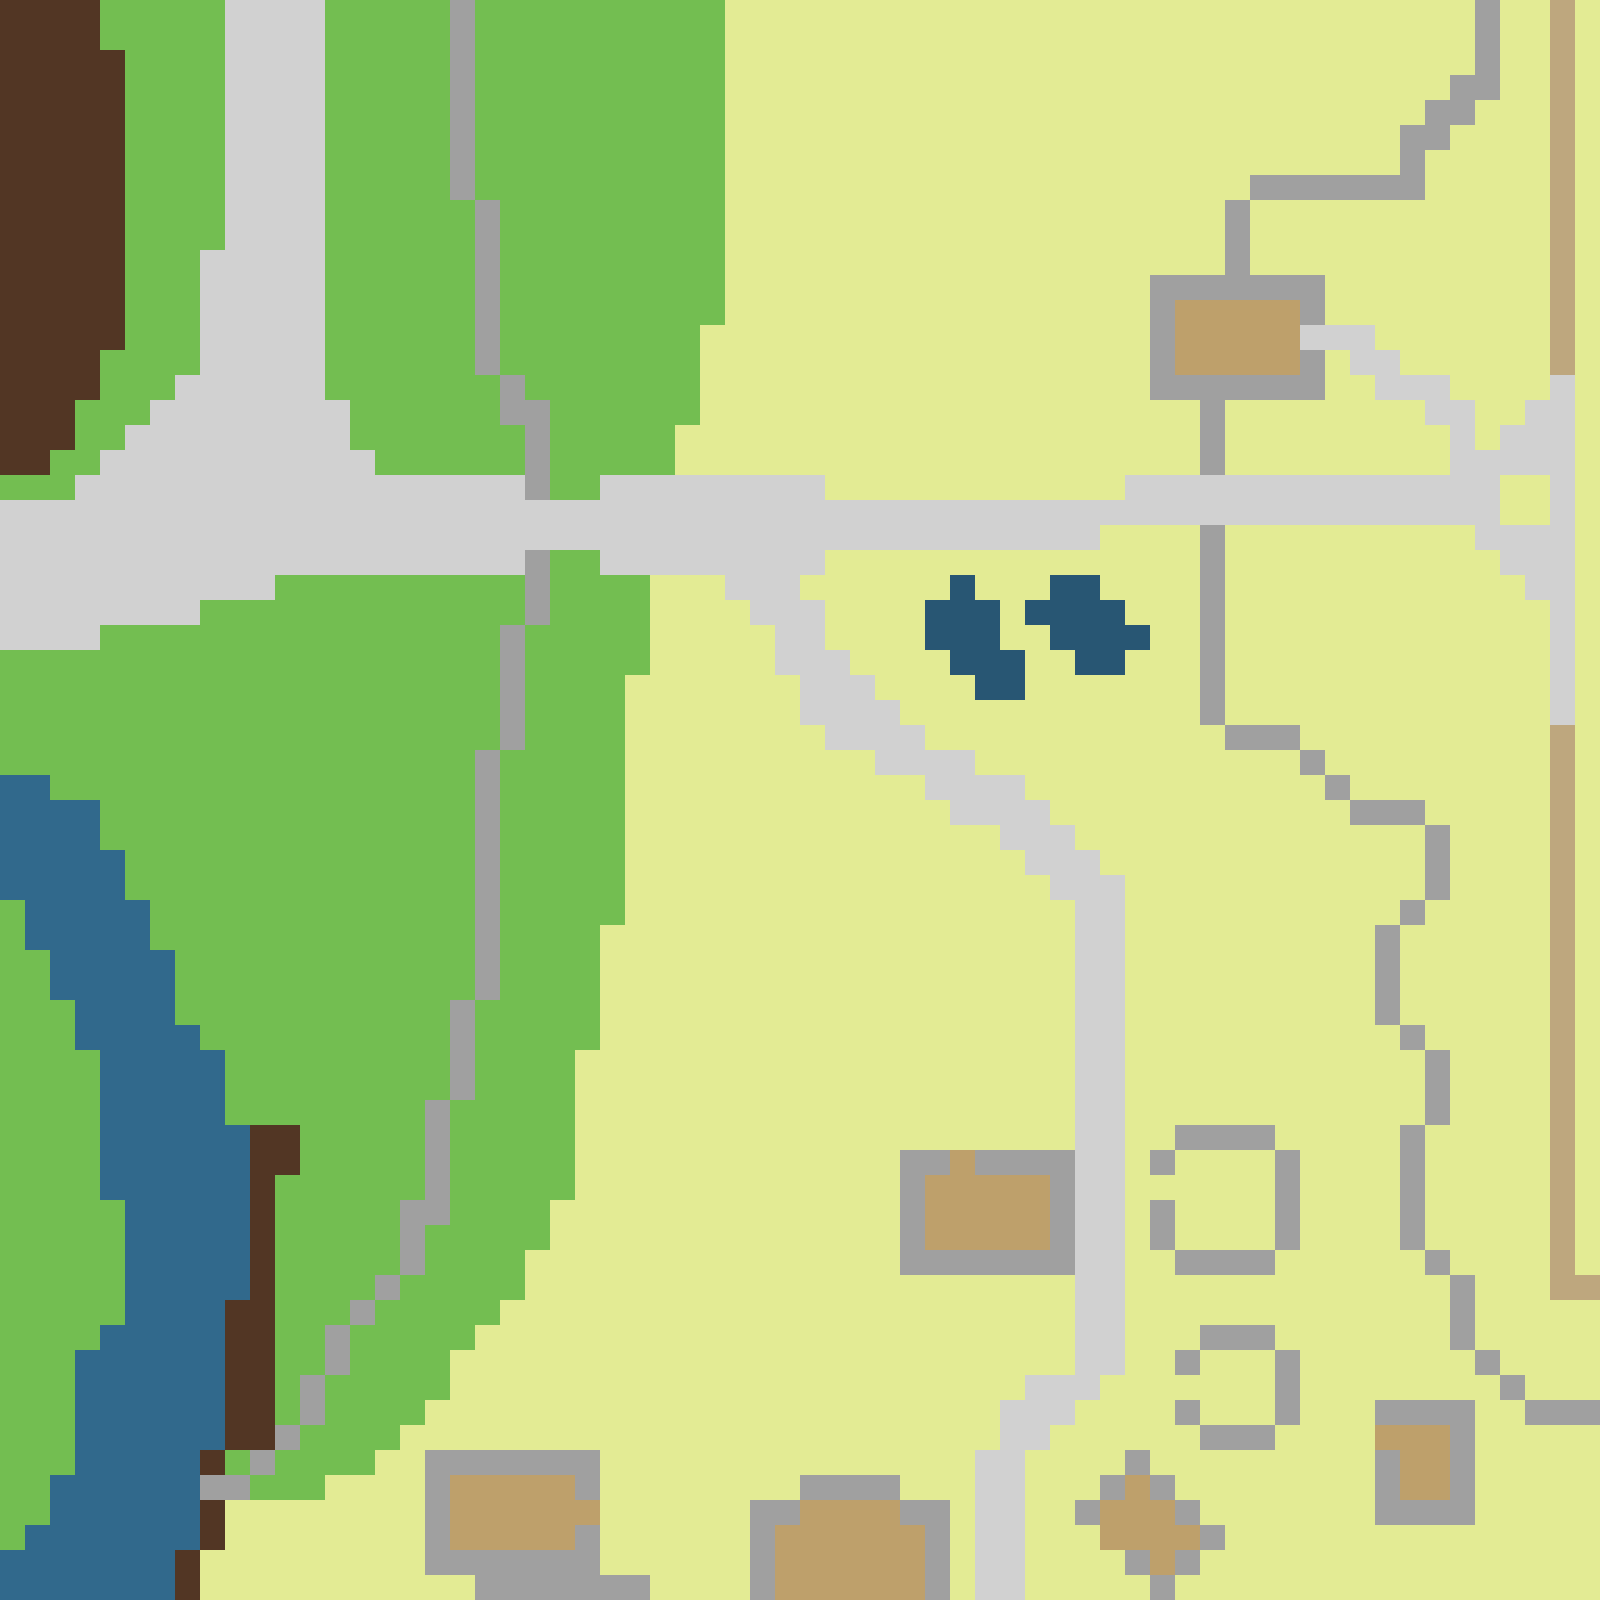

Tiled map render using the project's own tile images. Description and the map definition, with tile-layer contents summarised, below:
An orthogonal 64x64 tile map with 25x25 px tiles, 1 tile layer (Tile Layer 1), 2 tilesets and 66 objects.

<map version="1.0" orientation="orthogonal" width="64" height="64" tilewidth="25" tileheight="25">
 <tileset firstgid="1" name="Lumbridge" tilewidth="25" tileheight="25">
  <image source="../tileset.png" width="400" height="25" />
 </tileset>
 <tileset firstgid="17" name="objectset" tilewidth="25" tileheight="25">
  <image source="objectset.png" width="350" height="50" />
 </tileset>
 <layer name="Tile Layer 1" width="64" height="64">
  <data>[4096 cells, 4096 non-empty, 9 distinct tile ids]</data>
 </layer>
 <objectgroup name="Object Layer 1" width="64" height="64">
  <object gid="22" x="25" y="400" />
  <object gid="22" x="25" y="225" />
  <object gid="22" x="50" y="300" />
  <object gid="22" x="0" y="350" />
  <object gid="22" x="75" y="150" />
  <object gid="22" x="25" y="100" />
  <object gid="22" x="50" y="25" />
  <object gid="19" x="25" y="1225" />
  <object gid="19" x="0" y="1350" />
  <object gid="19" x="25" y="1100" />
  <object gid="20" x="0" y="1475" />
  <object gid="20" x="25" y="1050" />
  <object gid="26" x="700" y="475" />
  <object gid="26" x="1225" y="825" />
  <object gid="26" x="1275" y="900" />
  <object gid="26" x="1250" y="600" />
  <object gid="26" x="1250" y="675" />
  <object gid="26" x="1275" y="625" />
  <object gid="26" x="1550" y="1375" />
  <object gid="26" x="1300" y="1450" />
  <object gid="26" x="1250" y="1500" />
  <object gid="26" x="900" y="1425" />
  <object gid="26" x="925" y="1375" />
  <object gid="26" x="1000" y="1350" />
  <object gid="26" x="725" y="950" />
  <object gid="26" x="675" y="1025" />
  <object gid="26" x="825" y="975" />
  <object gid="26" x="800" y="1075" />
  <object gid="19" x="250" y="725" />
  <object gid="19" x="350" y="875" />
  <object gid="19" x="325" y="1125" />
  <object gid="19" x="350" y="1250" />
  <object gid="19" x="200" y="900" />
  <object gid="19" x="425" y="700" />
  <object gid="19" x="325" y="50" />
  <object gid="19" x="450" y="375" />
  <object gid="19" x="375" y="225" />
  <object gid="19" x="425" y="100" />
  <object gid="19" x="100" y="400" />
  <object gid="19" x="150" y="125" />
  <object gid="19" x="200" y="25" />
  <object gid="20" x="350" y="350" />
  <object gid="20" x="125" y="250" />
  <object gid="20" x="75" y="700" />
  <object gid="22" x="25" y="675" />
  <object gid="22" x="0" y="500" />
  <object gid="28" x="1000" y="600" />
  <object gid="28" x="1050" y="575" />
  <object gid="28" x="1150" y="625" />
  <object gid="28" x="1125" y="600" />
  <object gid="28" x="1125" y="725" />
  <object gid="28" x="1175" y="750" />
  <object gid="28" x="1125" y="800" />
  <object gid="28" x="1100" y="750" />
  <object gid="28" x="1400" y="850" />
  <object gid="28" x="1375" y="875" />
  <object gid="28" x="925" y="925" />
  <object gid="28" x="925" y="950" />
  <object gid="28" x="900" y="925" />
  <object gid="28" x="1550" y="1400" />
  <object gid="28" x="1575" y="1400" />
  <object gid="28" x="1525" y="1375" />
  <object gid="27" x="975" y="575" />
  <object gid="27" x="800" y="1300" />
  <object gid="27" x="825" y="1275" />
  <object gid="27" x="850" y="1300" />
 </objectgroup>
</map>
